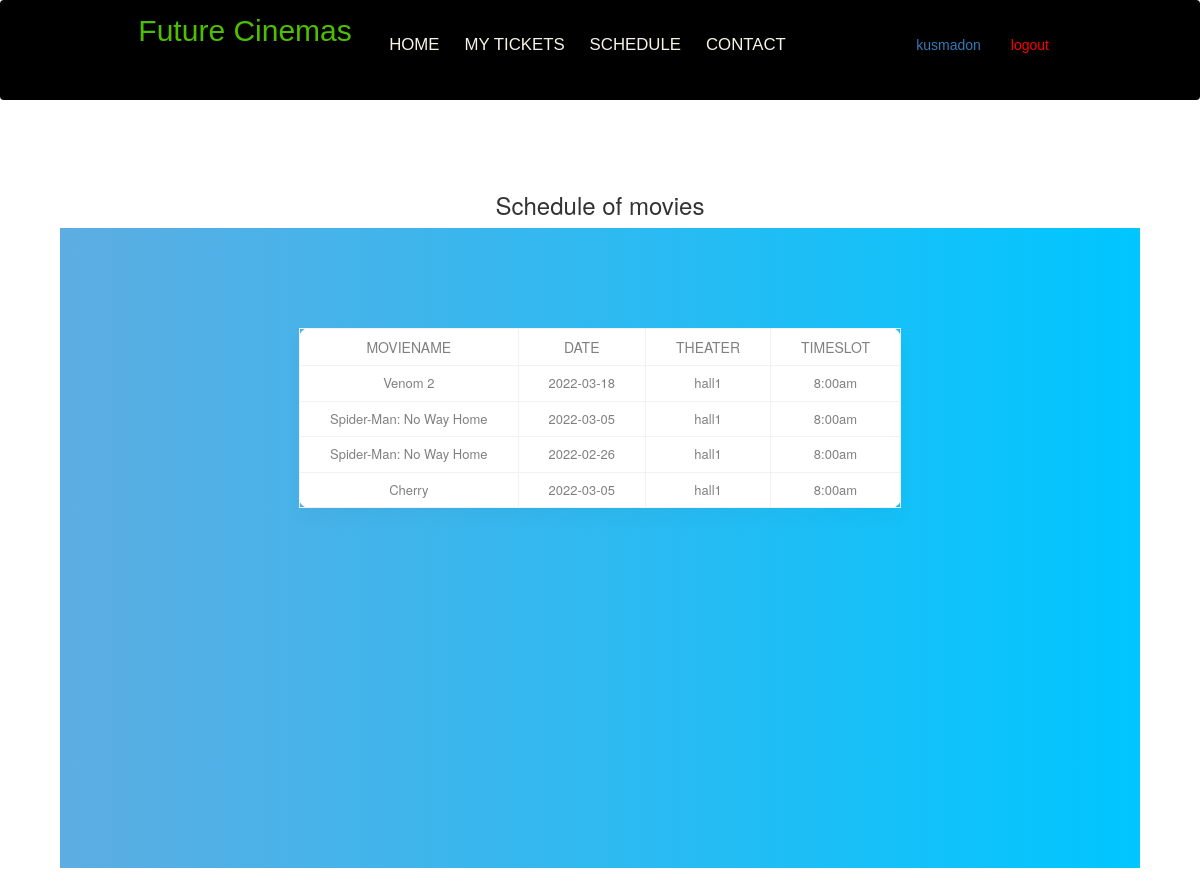
The app's page /project/showorder.php (signed in) with its own data.
### tables this page shows
CREATE TABLE `showorder` (
  `showOrderId` int(11) NOT NULL,
  `date` date NOT NULL,
  `timeslot` varchar(255) NOT NULL,
  `theater` varchar(255) NOT NULL,
  `movieName` varchar(255) NOT NULL,
  `price` int(11) DEFAULT NULL
);

### project/showorder.php (the view, shortened to what this page needs)
<?php include 'header.php';?>
<!DOCTYPE html>
<html lang="en">
<head>
	<link rel="stylesheet" type="text/css" href="css/style2.css">
</head>
<body>
	<div class="main-div">
		<h3>Schedule of movies</h3>
		<div class="center-div">
			<div class="content">
				<table>
		<thead>
		<tr>
			<th>MovieName</th>
			<th>Date</th>
			<th>Theater</th>
			<th>TimeSlot</th>
		</tr>
	</thead>
		<tbody>
		<?php
$sql="select * from showorder";
$query=mysqli_query($con,$sql);
while($res = mysqli_fetch_array($query))
{?>
		<tr>
			<td><?php echo $res['movieName'];?></td>
			<td><?php echo $res['date'];?></td>
			<td><?php echo $res['theater'];?></td>
			<td><?php echo $res['timeslot'];?></td>
		</tr>
		<br>
<?php
}
?>
</tbody>
</table>
	</div>
		</div>
	</div>
</body>
</html>

### project/css/astyle.css (style rules this page uses)
* { margin: 0; box-sizing: border-box; padding: 0; -webkit-box-sizing: border-box; }
body { font-family: "Roboto", sans-serif; margin: 0; background: #272727; }

### project/css/style2.css (style rules this page uses)
.main-div { width:100%; height:100vh; display:flex; flex-direction:column; justify-content:center; align-items: center; }
.center-div { width:90%; height:80vh; background: -webkit-linear-gradient(left,#5DADE2,#00c6ff); padding:20px 0 0 0; }
table { border-collapse: :collapse; background-color: #fff; box-shadow: 0 10px 20px 0 rgba(0,0,0,.03); border-radius: 10px; margin:auto; }
th,td { border:1px solid #f2f2f2; padding:8px 30px; text-align:center; color:grey; }
th { text-transform:uppercase; font-weight:500; }
td { font-size:13px; }

### records on screen
showorder: movieName "Venom 2", date "2022-03-18", theater "hall1", timeslot "8:00am"
showorder: movieName "Spider-Man: No Way Home", date "2022-03-05", theater "hall1", timeslot "8:00am"
showorder: movieName "Spider-Man: No Way Home", date "2022-02-26", theater "hall1", timeslot "8:00am"
showorder: movieName "Cherry", date "2022-03-05", theater "hall1", timeslot "8:00am"

### other values on screen
$_SESSION['username'] "kusmadon"
